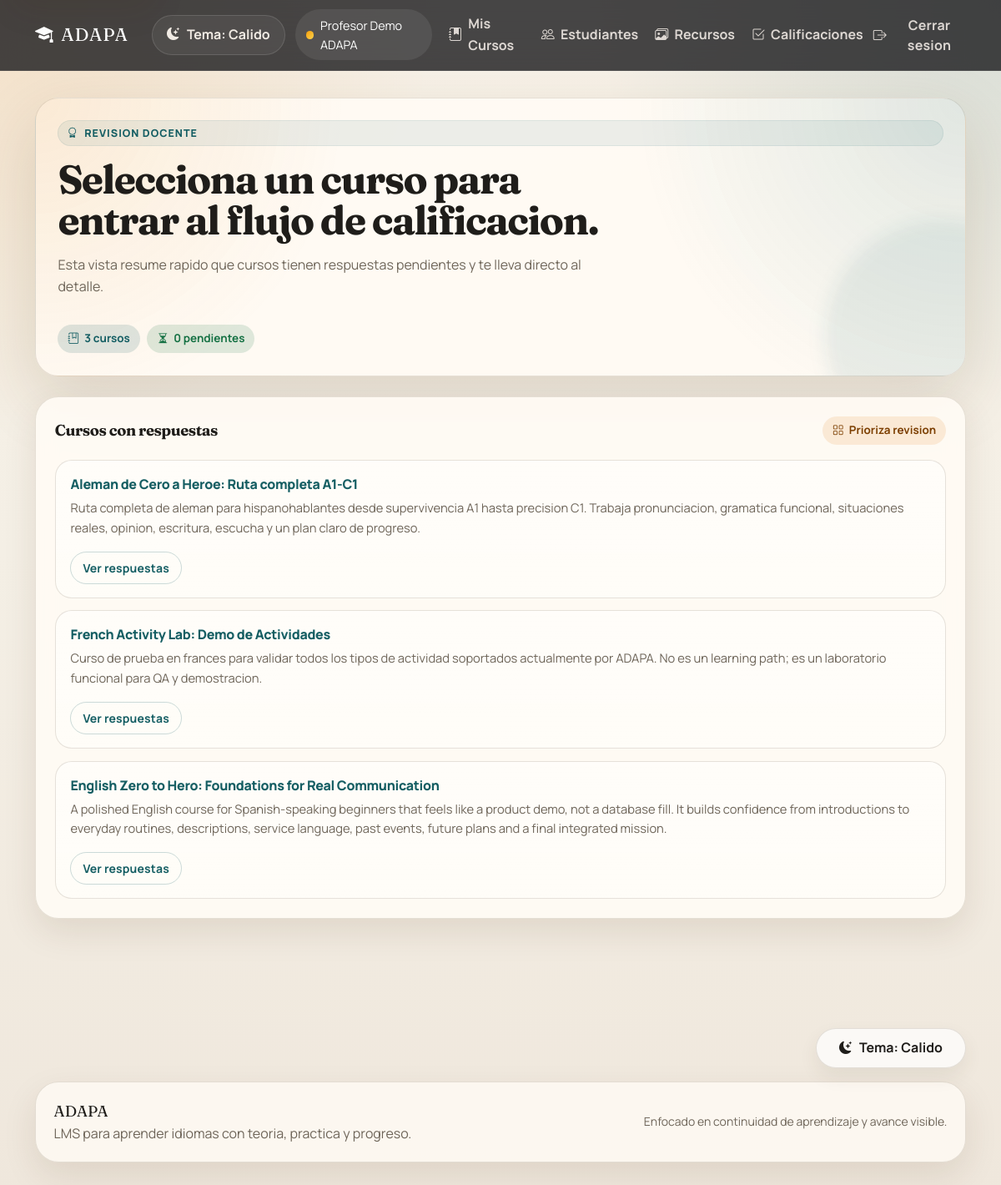
The page /profesor/calificaciones (signed in) on the database its author committed.
### tables this page shows
CREATE TABLE `cursos` (
  `id` int(11) NOT NULL AUTO_INCREMENT,
  `instancia_id` int(11) NOT NULL,
  `plantilla_pensum_id` int(11) DEFAULT NULL,
  `creado_por` int(11) NOT NULL,
  `titulo` varchar(255) NOT NULL,
  `descripcion` text DEFAULT NULL,
  `idioma` enum('ingles','frances','aleman') NOT NULL,
  `idioma_objetivo` varchar(32) DEFAULT NULL,
  `idioma_base` varchar(32) NOT NULL DEFAULT 'espanol',
  `idioma_ensenanza` varchar(32) NOT NULL DEFAULT 'espanol',
  `portada_media_id` int(11) DEFAULT NULL,
  `nivel_cefr_desde` enum('A1','A2','B1','B2','C1','C2') DEFAULT NULL,
  `nivel_cefr_hasta` enum('A1','A2','B1','B2','C1','C2') DEFAULT NULL,
  `nivel_cefr` enum('A1','A2','B1','B2','C1','C2') NOT NULL,
  `modalidad` enum('perpetuo','ciclo') NOT NULL,
  `fecha_inicio` date DEFAULT NULL,
  `fecha_fin` date DEFAULT NULL,
  `duracion_semanas` int(11) DEFAULT NULL,
  `es_publico` tinyint(1) NOT NULL DEFAULT 0,
  `requiere_codigo` tinyint(1) NOT NULL DEFAULT 0,
  `codigo_acceso` varchar(255) DEFAULT NULL,
  `tipo_codigo` enum('unico_curso','por_estudiante','combo_grupo') DEFAULT NULL,
  `inscripcion_abierta` tinyint(1) NOT NULL DEFAULT 1,
  `fecha_cierre_inscripcion` date DEFAULT NULL,
  `max_estudiantes` int(11) NOT NULL DEFAULT 0,
  `estado` enum('preparacion','activo','pausado','finalizado','archivado') NOT NULL DEFAULT 'preparacion',
  `notificar_profesor_completada` tinyint(1) NOT NULL DEFAULT 1,
  `notificar_profesor_atascado` tinyint(1) NOT NULL DEFAULT 1,
  `fecha_creacion` timestamp NOT NULL DEFAULT current_timestamp(),
  `fecha_modificacion` timestamp NOT NULL DEFAULT current_timestamp() ON UPDATE current_timestamp(),
  PRIMARY KEY (`id`),
  KEY `instancia_id` (`instancia_id`),
  KEY `plantilla_pensum_id` (`plantilla_pensum_id`),
  KEY `creado_por` (`creado_por`),
  KEY `estado` (`estado`),
  KEY `idioma_nivel` (`idioma`,`nivel_cefr`),
  KEY `idx_cursos_publicos` (`es_publico`,`estado`),
  KEY `fk_cursos_portada_media` (`portada_media_id`),
  CONSTRAINT `cursos_ibfk_1` FOREIGN KEY (`instancia_id`) REFERENCES `instancias` (`id`),
  CONSTRAINT `cursos_ibfk_2` FOREIGN KEY (`plantilla_pensum_id`) REFERENCES `plantillas_pensum` (`id`),
  CONSTRAINT `cursos_ibfk_3` FOREIGN KEY (`creado_por`) REFERENCES `usuarios` (`id`),
  CONSTRAINT `fk_cursos_portada_media` FOREIGN KEY (`portada_media_id`) REFERENCES `media_recursos` (`id`) ON DELETE SET NULL
);

### views/profesor/calificaciones/index.php (the view, shortened to what the rows shown need)
<?php require_once __DIR__ . '/../../partials/header.php'; ?>
<div class="container">
    <section class="page-hero content-hero mb-4">
        <span class="eyebrow"><i class="bi bi-award"></i> Revision docente</span>
        <h1 class="page-title">Selecciona un curso para entrar al flujo de calificacion.</h1>
        <p class="page-subtitle">
            Esta vista resume rapido que cursos tienen respuestas pendientes y te lleva directo al detalle.
        </p>
        <div class="compact-meta-row">
            <span class="soft-badge info"><i class="bi bi-journal-bookmark"></i> <?php echo count($cursos); ?> cursos</span>
            <span class="soft-badge <?php echo array_reduce($cursos, fn($carry, $item) => $carry + (int) ($item->pendientes ?? 0), 0) > 0 ? 'warning' : 'success'; ?>"><i class="bi bi-hourglass-split"></i> <?php echo array_reduce($cursos, fn($carry, $item) => $carry + (int) ($item->pendientes ?? 0), 0); ?> pendientes</span>
        </div>
    </section>
    <section class="panel">
        <div class="panel-body">
            <div class="section-title">
                <h2>Cursos con respuestas</h2>
                <span class="soft-badge"><i class="bi bi-grid"></i> Prioriza revision</span>
            </div>
            <?php if (empty($cursos)): ?>
                <div class="empty-state">No tienes cursos asignados.</div>
            <?php else: ?>
                <div class="stack-list">
                    <?php foreach ($cursos as $curso): ?>
                        <a href="<?php echo url('/profesor/calificaciones/curso/' . $curso->id); ?>" class="stack-item text-decoration-none">
                            <div>
                                <p class="stack-item-title"><?php echo htmlspecialchars($curso->titulo); ?></p>
                                <div class="stack-item-subtitle"><?php echo htmlspecialchars($curso->descripcion); ?></div>
                            </div>
                            <div class="responsive-actions">
                                <span class="btn btn-outline-primary btn-sm">Ver respuestas</span>
                            </div>
                        </a>
                    <?php endforeach; ?>
                </div>
            <?php endif; ?>
        </div>
    </section>
</div>
<?php require_once __DIR__ . '/../../partials/footer.php'; ?>

### core/Router.php (shortened to what the rows shown need)
<?php
class Router {
    private $routes = [];
    private $basePath;
    public function __construct() {
        $this->basePath = BASE_URL;
    }
    public function add($method, $route, $controller, $action) {
        $this->routes[$method][$route] = ['controller' => $controller, 'action' => $action];
    }
    public function dispatch($uri, $method) {
        $uri = $this->removeBasePath($uri);
        foreach ($this->routes[$method] as $route => $routeInfo) {
            $pattern = preg_replace('/\{[^}]+\}/', '([^/]+)', $route);
            $pattern = '#^' . $pattern . '$#';
            if (preg_match($pattern, $uri, $matches)) {
                array_shift($matches);
                $action = $routeInfo['action'];
                $controllerInstance = new $controllerClass();
                if (method_exists($controllerInstance, $action)) {
                    call_user_func_array([$controllerInstance, $action], $matches);
                } else {
                    http_response_code(404);
                    echo "404 Method Not Found";
                }
                return;
            }
        }
    }
    private function removeBasePath($uri) {
        if (strpos($uri, $this->basePath) === 0) {
            $uri = substr($uri, strlen($this->basePath));
        }
        if (strlen($uri) > 1) {
            $uri = rtrim($uri, '/');
        }
        return $uri;
    }
}

### rows shown on the page
cursos: titulo "Aleman de Cero a Heroe: Ruta completa A1-C1", descripcion "Ruta completa de aleman para hispanohablantes desde supervivencia A1 hasta precision C1. Trabaja pronunciacion, gramatica funcional, situaciones reales, opinion, escritura, escucha y un plan claro de progreso."
cursos: titulo "French Activity Lab: Demo de Actividades", descripcion "Curso de prueba en frances para validar todos los tipos de actividad soportados actualmente por ADAPA. No es un learning path; es un laboratorio funcional para QA y demostracion."
cursos: titulo "English Zero to Hero: Foundations for Real Communication", descripcion "A polished English course for Spanish-speaking beginners that feels like a product demo, not a database fill. It builds confidence from introductions to everyday routines, descriptions, service language, past events, future plans and a final integrated mission."

### other values the page prints
count($cursos) "3"
